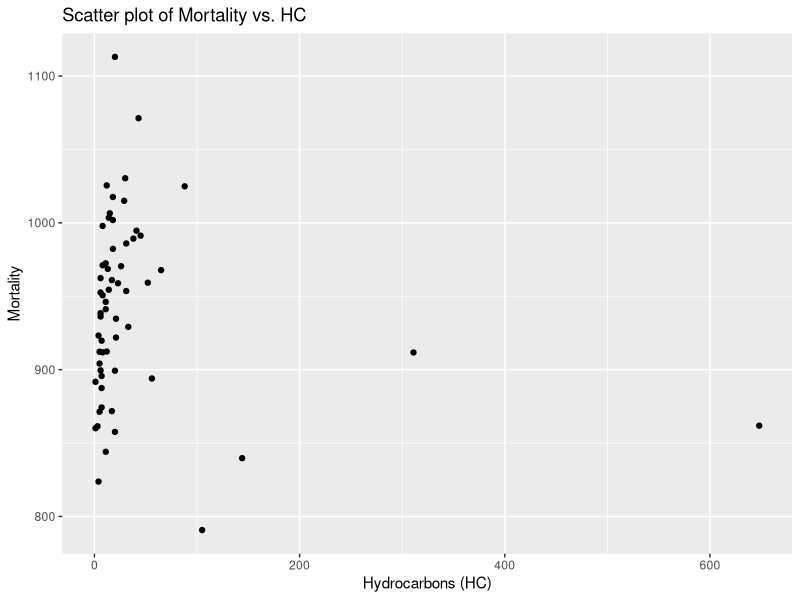
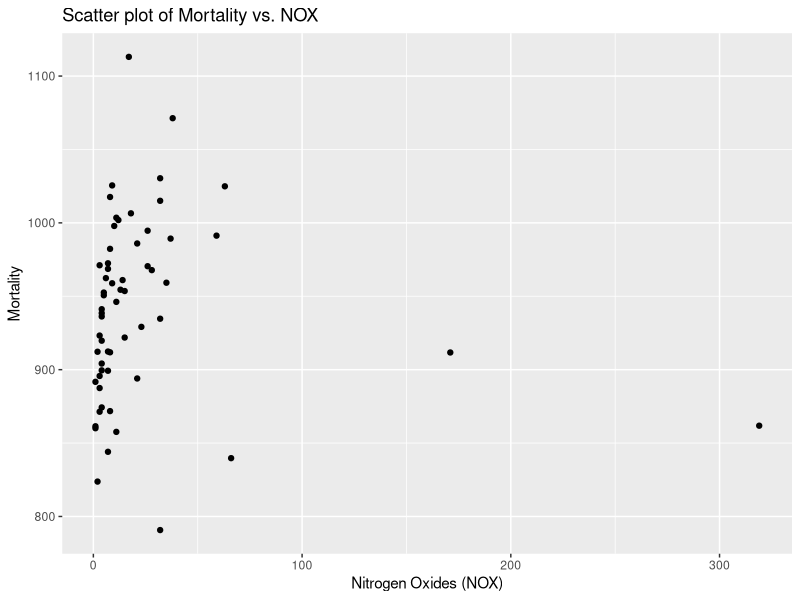
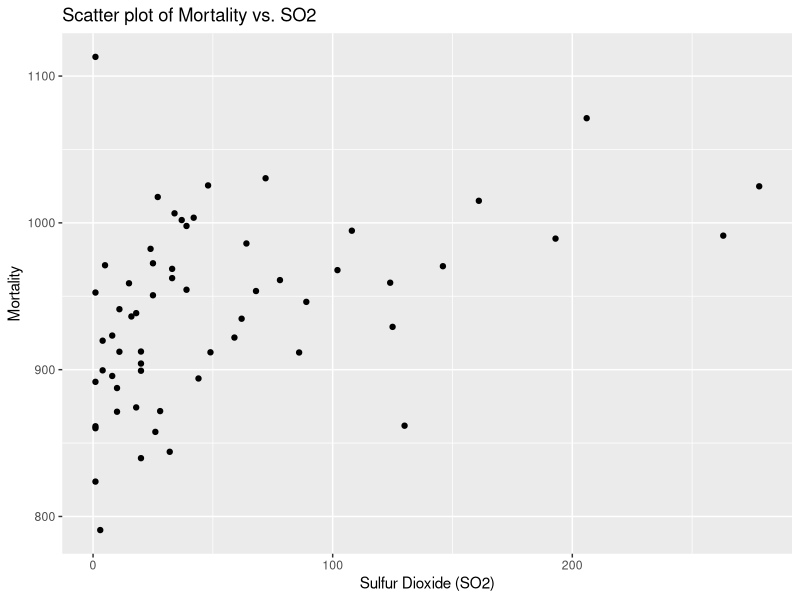

Write R code to recreate these figures, in order.
# Aidan Kiser
# 18 April 2024
# STAT 3010
# Xia
# Exam 3 Question 2

# load the necessary libraries
library(readr)
library(ggplot2)
# read data
mort_data <- read_csv("mort.csv")

# a.

# create scatter plots
# plot for HC
p1 <- ggplot(mort_data, aes(x = HC, y = Mortality)) +
  geom_point() +
  labs(title = "Scatter plot of Mortality vs. HC", x = "Hydrocarbons (HC)", y = "Mortality")

# plot for NOX
p2 <- ggplot(mort_data, aes(x = NOX, y = Mortality)) +
  geom_point() +
  labs(title = "Scatter plot of Mortality vs. NOX", x = "Nitrogen Oxides (NOX)", y = "Mortality")

# plot for SO2
p3 <- ggplot(mort_data, aes(x = SO2, y = Mortality)) +
  geom_point() +
  labs(title = "Scatter plot of Mortality vs. SO2", x = "Sulfur Dioxide (SO2)", y = "Mortality")

# print the plots
print(p1)
print(p2)
print(p3)

# b.

# run the linear regression with Mortality as the response and HC, NOX, SO2 as predictors
model <- lm(Mortality ~ HC + NOX + SO2, data = mort_data)

# summarize the model to get the regression equation and other statistics
summary(model)

# c.

# retrieve the adjusted R-squared value from the model summary
adjusted_r_squared <- summary(model)$adj.r.squared

# print
adjusted_r_squared
